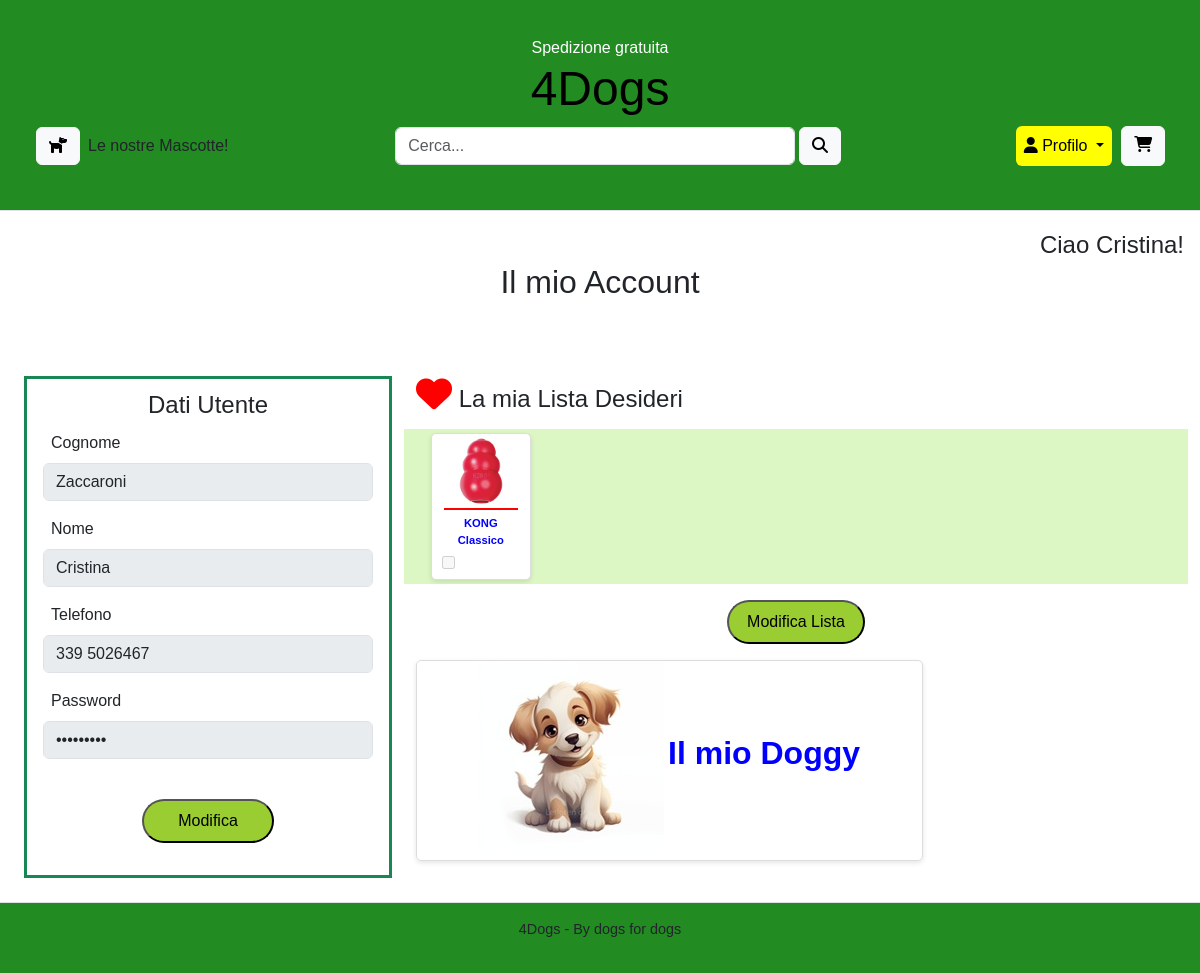
/Sito/account.php (signed in), run on the app's committed database.
### tables this page shows
CREATE TABLE `utente_registrato` (
  `Email` varchar(50) NOT NULL,
  `Cognome` varchar(20) NOT NULL,
  `Nome` varchar(20) NOT NULL,
  `Telefono` varchar(11) NOT NULL,
  `Password` char(255) NOT NULL,
  `Attivo` tinyint(1) NOT NULL DEFAULT 1
);

CREATE TABLE `lista_desideri` (
  `CodProdotto` int(11) NOT NULL,
  `Email` varchar(50) NOT NULL
);

CREATE TABLE `prodotto` (
  `CodProdotto` int(11) NOT NULL,
  `Nome` varchar(64) NOT NULL,
  `Brand` varchar(20) NOT NULL,
  `Descrizione` varchar(500) NOT NULL,
  `Percorso_Immagine` varchar(550) NOT NULL,
  `CodCategoria` int(11) NOT NULL
);

### Sito/account.php (called while the page is built)
<?php
require_once 'bootstrap.php';
$templateParams["js"] = array("./js/modifica-account.js", "./js/modifica-wish.js" );
if(isUserLoggedIn()){
    $email = $_SESSION["Email"];
    $user_data = $dbh-> getUserByEmail($email);
    if (count($user_data) > 0) {
        $templateParams["user"]= [
            "cognome" => $user_data[0]["Cognome"],
            "nome" => $user_data[0]["Nome"],
            "phone" => $user_data[0]["Telefono"],
            "password" => ""
        ];
        $user_wish = $dbh-> getWishlistInfoes($email);
        if (count($user_wish) > 0){
            $templateParams["wishList"] =  $user_wish;
        }
    }
    $templateParams["name"]= "account-form.php";
    $templateParams["titolo"] = "4Dogs - Account";
    $templateParams["titolo_pagina"] = "Il mio Account";
}
require 'template/base.php';
?>

### Sito/db/database.php (called while the page is built, shortened)
<?php
class DatabaseHelper{
    private $db;
    public function __construct($servername, $username, $password, $dbname, $port){
        $this->db = new mysqli($servername, $username, $password, $dbname, $port);
    }
    public function getUserByEmail($email) {
        $query = "SELECT * FROM utente_registrato WHERE Email = ?";
        $stmt = $this->db->prepare($query);
        $stmt->bind_param("s", $email);
        if (!$stmt->execute()) {
            die("Errore nell'esecuzione della query: " . $stmt->error);
        }
        $result = $stmt->get_result();
        return $result->fetch_all(MYSQLI_ASSOC);
    }
    public function getWishlistInfoes($email) {
        $query = "SELECT lista_desideri.CodProdotto, prodotto.Nome, prodotto.Descrizione, prodotto.Brand, prodotto.Percorso_Immagine
        FROM lista_desideri, prodotto
        WHERE lista_desideri.Email= ? AND lista_desideri.CodProdotto = prodotto.CodProdotto";
        $stmt = $this->db->prepare($query);
        $stmt->bind_param('s',$email);
        $stmt->execute();
        $result = $stmt->get_result();
        return $result->fetch_all(MYSQLI_ASSOC);
    }
}
?>

### Sito/bootstrap.php (called while the page is built, shortened)
<?php
    require_once("db/database.php");
    $dbh = new DatabaseHelper("localhost", "root", "", "4dogs_db", 3306);
?>

### Sito/template/account-form.php (the view, shortened to what this page needs)
<?php if(isset($templateParams["titolo_pagina"])): ?>
    <h2 style = "text-align:center;"><?php echo $templateParams["titolo_pagina"]; ?></h2>
<?php endif;?>
<section class="mb-3 mt-4 border-0 shadow-none" style="background-color: white;">
    <div class="container-fluid  mt-3 mb-2">
        <div class="row ">
            <div class=" col-md-6 col-lg-4 ">
                <form id="accountForm" method="post" action="update-user.php">
                    <fieldset class="border border-success border-3 px-3 pb-3 mb-2" >
                        <legend class="mt-2" style="text-align: center;">Dati Utente</legend>
                            <div class="mb-3">
                                <label for="cognome" class="form-label ms-2">Cognome</label>
                                <input type="text" id="cognome" class="form-control" name="cognome"
                                    value="<?php echo htmlspecialchars($templateParams["user"]["cognome"]); ?>" disabled/>
                            </div>
                            <div class="mb-3">
                                <label for="nome" class="form-label ms-2">Nome</label>
                                <input type="text" id="nome" class="form-control" name="nome"
                                    value="<?php echo htmlspecialchars($templateParams["user"]["nome"]); ?>" disabled/>
                            </div>
                            <div class="mb-3">
                                <label for="phone" class="form-label ms-2">Telefono</label>
                                <input type="tel" id="phone" class="form-control" name="phone"
                                    value="<?php echo htmlspecialchars($templateParams["user"]["phone"]); ?>" disabled/>
                            </div>
                            <div class="mb-3 ">
                                <label for="password" class="form-label ms-2">Password</label>
                                <input type="password" id="password" class="form-control" name="password"
                                    value="*********" disabled/>
                            </div>
                            <div class="col-md-6 mx-auto" style="text-align:center;">
                                <button type="button" id="modBtn" class="rounded-pill p-2 mb-3 mt-4 " style ="width:80%;  background-color: yellowgreen; ">Modifica</button>
                            </div>
                    </fieldset>
                </form>
            </div>
                <div class=" col-md-6 col-lg-8 ">
                <h3 style = "text-align:left;"><span class="fa fa-heart" style="font-size:36px;color:red"></span>  La mia Lista Desideri </h3>
            <?php
            if(isset($templateParams["wishList"])):
                $userWish = $templateParams["wishList"];
            ?>
            <form id="wishForm" action="update-wish.php" method="post">
            <div class="row flex-row flex-nowrap overflow-auto " style="background-color:rgba(122, 220, 30, 0.26);">
            <?php foreach($userWish as $wish): ?>
                    <div class="card-wish">
                        <div class="card-bodyW" >
                            <img class="img-fluid" src="<?php echo UPLOAD_DIR.$wish["Percorso_Immagine"]; ?>" alt=""  />
                            <a href="prodotto.php?id=<?php echo $wish["CodProdotto"]; ?>" ><?php echo $wish["Nome"]; ?> </a>
                            <input type="checkbox" class="card-checkbox" id="prodotto-<?php echo $wish["CodProdotto"]; ?>" name="prodotti[]" value="<?php echo $wish["CodProdotto"]; ?>" disabled />
                        </div>
                    </div>
            <?php endforeach;
             ?>
             </div>
            <div class="row">
                    <div class="col-md-5 col-lg-3 mx-auto" style="text-align:center;">
                         <button type="button" id="modListBtn" class="rounded-pill p-2 mb-2 mt-3 " style ="width:80%;  background-color: yellowgreen; ">Modifica Lista</button>
                    </div>
            </div>
            </form>
            <?php else: ?>
                <div class="row flex-row flex-nowrap overflow-auto " style="min-height: 50px; background-color:rgba(122, 220, 30, 0.26);"></div>
            <?php endif; ?>
                <div class="my-dog col-md-6 col-lg-8 mt-2  align-items-center" style="text-align:center;">
                <a href="./myDoggy.php" class="buttonDog " style=" max-width: 95%;">
                    <img src="./imgs/Doggy.jpg" alt="Vai alla pagina del tuo Doggy" class="img-fluid"/>
                    <div class="d-block d-md-inline">
                        <span>Il mio Doggy</span>
                    </div>
                </a>
                </div>
            </div>
             </div>
        </div>
</section>

### Sito/css/styleCRI.css (style rules this page uses)
body { font-family: Arial, sans-serif; margin: 0; padding: 0; }
html,body { height: 100% }
.d-block { font-size: 100%; color:white; }
main > div > div > section:nth-child(2) { margin-top: 5%; border: 2px solid #ddd; border-radius: 8px; margin-bottom: 0; background-color: #64a1a741; box-shadow: 0 2px 5px rgba(0, 0, 0, 0.1); }
main > div > div > section:nth-child(2) h3 { margin-bottom: 15px; font-size: 1.5rem; }
.card-wish { position: relative; width: 100px; margin-bottom: 15px; border: 1px solid #ddd; border-radius: 5px; box-shadow: 0 2px 5px rgba(0, 0, 0, 0.1); margin: 4px; background-color: white; }
.card-bodyW { width: 100%; text-align: center; padding-bottom: 30px; }
.card-checkbox { position: absolute; bottom: 10px; left: 10px; }
.card-wish .card-bodyW img { border-bottom: 2px solid red; margin-bottom: 5px; max-width: 100%; height: auto; display: block; margin-left: 0; margin-right: 0; }
.card-wish .card-bodyW a { text-decoration: none; color:blue; font-weight: bold; display: block; margin-top: 5px; font-size: 70%; }
.my-dog { border: 1px solid #ddd; border-radius: 5px; box-shadow: 0 2px 5px rgba(0, 0, 0, 0.1); }
.buttonDog { text-decoration: none; }
.buttonDog span { font-size: 200%; color:blue; font-weight: bold; text-decoration: none; }
.row.flex-row { padding: 0 3%; }
section { padding-top: 3%; }

### data on the page
utente_registrato: cognome "Zaccaroni", nome "Cristina", phone "339 5026467"
lista_desideri: prodotto.Percorso_Immagine (picture), prodotto.Nome "KONG Classico"

### other printed values
$username "Cristina"
$templateParams["titolo_pagina"] "Il mio Account"
